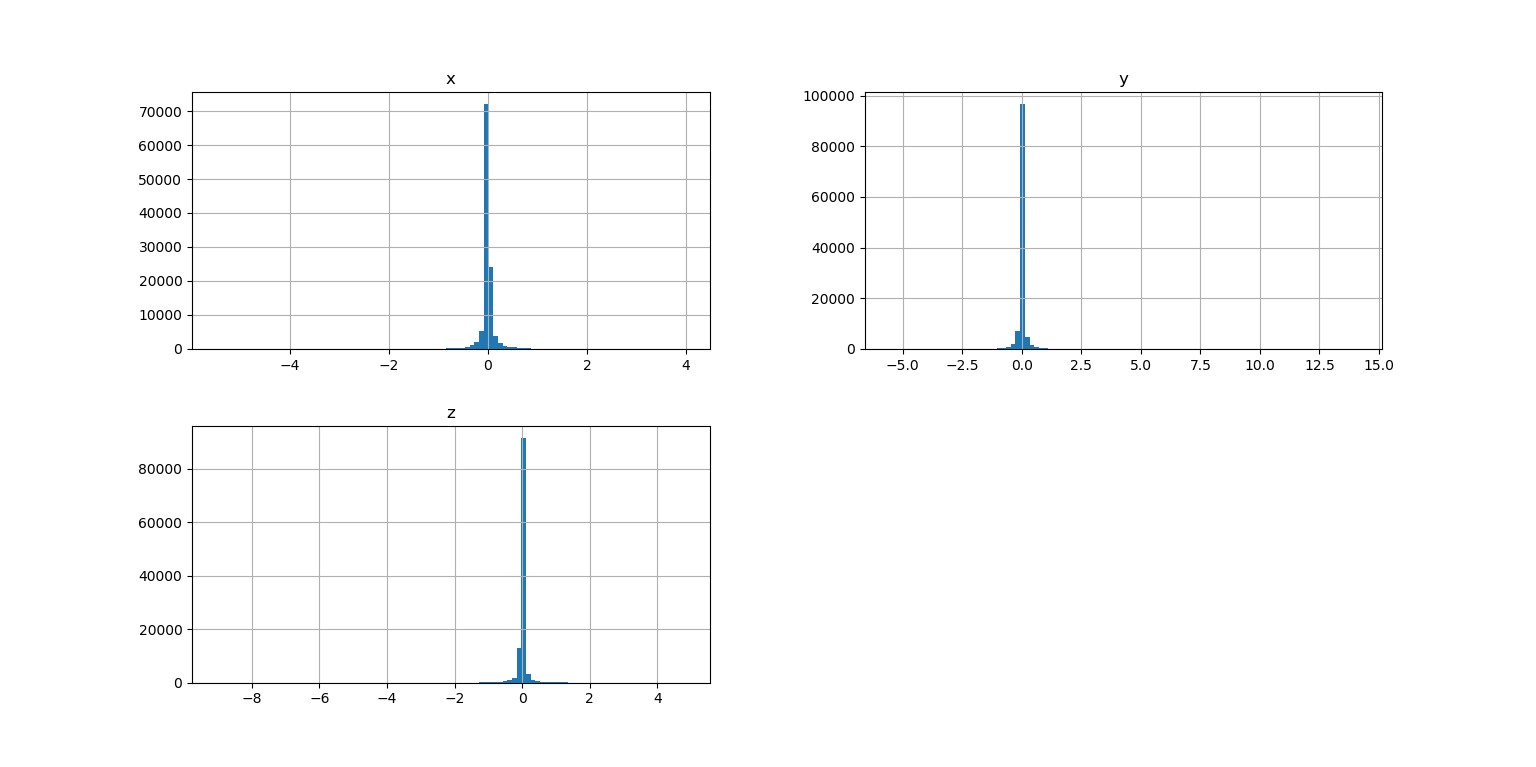

Python code for this plot:
import pandas as pd
import matplotlib.pyplot as plt
import os

HOUSING_PATH="E:/jupyter-notebook"
def load_housing_data(housing_path=HOUSING_PATH):
    csv_path=os.path.join(housing_path,"gyr-anx-fm.csv")
    return pd.read_csv(csv_path)

housing=load_housing_data()
#绘制直方图
housing.hist(bins=100,figsize=(15,10))#bins表示直方图中柱子的数量，figsize是每张图的大小
plt.show()
